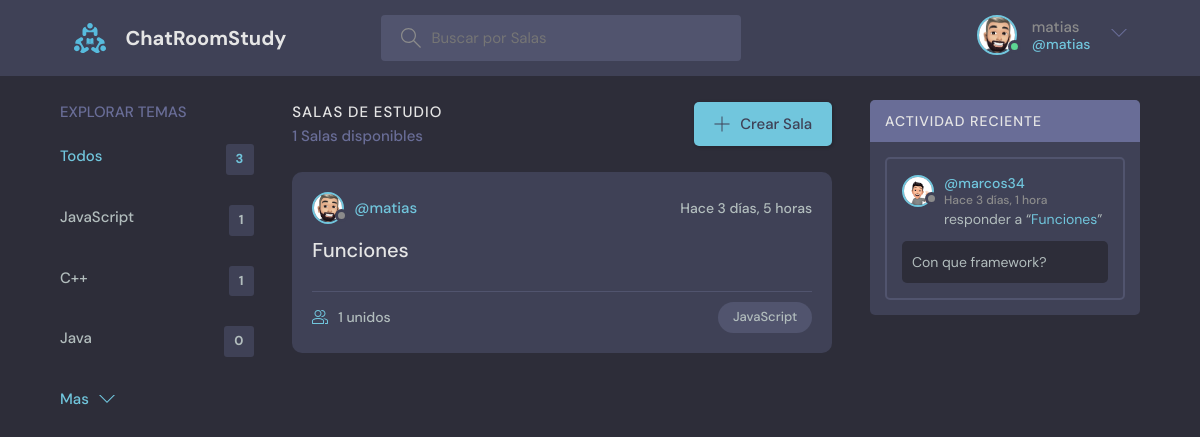
/home?q=JavaScript (signed in), run on an earlier commit of the app's database.
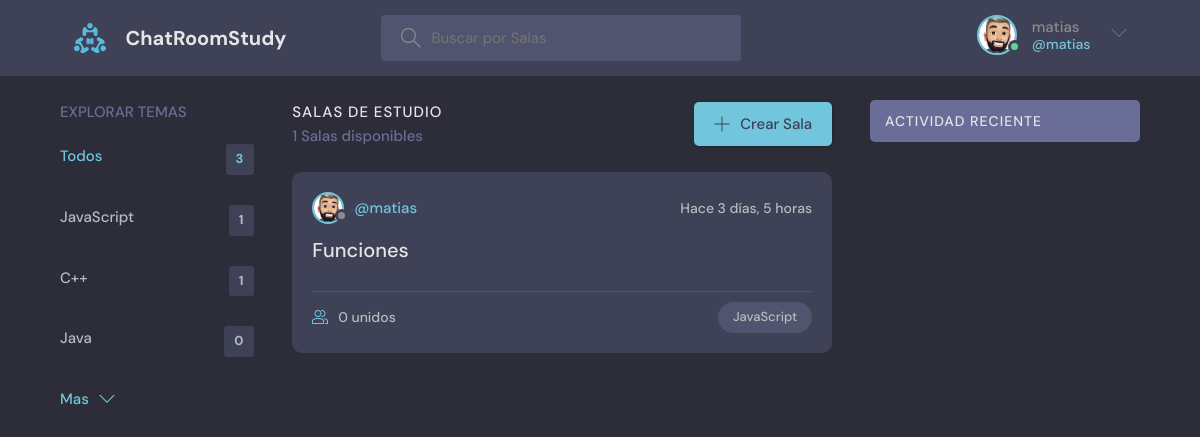
And on a later commit of the database.
### base/models.py (models this page shows, shortened)
class Topic(models.Model):
    name = models.CharField(max_length=200, verbose_name="Nombre")
    class Meta:
        verbose_name = 'Tema'
        verbose_name_plural = 'Temas'

class Room(models.Model):
    host = models.ForeignKey(User, on_delete=models.SET_NULL, null=True, verbose_name='Usuario')
    topic = models.ForeignKey(Topic, on_delete=models.CASCADE, null=True, verbose_name='Tema')
    name = models.CharField(max_length=200, verbose_name='Nombre')
    description = models.TextField(null=True, blank=True, verbose_name='Descripcion')
    participants = models.ManyToManyField(User, related_name='participants', blank=True, verbose_name='Participantes')
    updated = models.DateTimeField(auto_now=True, verbose_name='Actualizado')
    created = models.DateTimeField(auto_now_add=True, verbose_name='Creado')
    class Meta:
        verbose_name = 'Sala'
        verbose_name_plural = 'Salas'
        ordering = ['-updated', '-created']
    def __str__(self):
        return self.name

class User(AbstractUser):
    name = models.CharField(max_length=200, null=True, verbose_name="Nombre")
    email = models.EmailField(unique=True, null=True)
    bio = models.TextField(null=True, verbose_name='Biografia')
    avatar = models.ImageField(null=True, default="avatar.svg")
    USERNAME_FIELD = 'email'
    REQUIRED_FIELDS = ['username']

class Message(models.Model):
    user = models.ForeignKey(User, on_delete=models.CASCADE, verbose_name='Usuario')
    room = models.ForeignKey(Room, on_delete=models.CASCADE, verbose_name='Sala')
    body = models.TextField(verbose_name='Cuerpo del mensaje')
    updated = models.DateTimeField(auto_now=True, verbose_name='Actualizado')
    created = models.DateTimeField(auto_now_add=True, verbose_name='Creado')
    class Meta:
        verbose_name = 'Mensaje'
        verbose_name_plural = 'Mensajes'
        ordering = ['-updated', '-created']

### base/views.py (the view)
# urls.py: path('home', views.home, name="home"),
@login_required(login_url='login')
def home(request):
    q = request.GET.get('q') if request.GET.get('q') != None else ''
    rooms = Room.objects.filter(
        Q(topic__name__icontains=q) |
        Q(name__icontains=q) |
        Q(description__icontains=q)
    )
    topics = Topic.objects.all()[0:5]
    room_count = rooms.count()
    room_messages = Message.objects.filter(
        Q(room__topic__name__icontains=q))[0:3]
    context = {'rooms': rooms, 'topics': topics,
               'room_count': room_count, 'room_messages': room_messages}
    return render(request, 'base/home.html', context)

### base/templates/base/home.html (shortened to what this page needs)
{% extends 'main.html' %}
{% block content %}
<main class="layout layout--3">
  <div class="container">
    {% include 'base/topics_component.html' %}
    <div class="roomList">
      <div class="roomList__header">
        <div>
          <h2>Salas de Estudio</h2>
          <p>{{room_count}} Salas disponibles</p>
        </div>
        <a class="btn btn--main" href="{% url 'create-room' %}">
          <svg version="1.1" xmlns="http://www.w3.org/2000/svg" width="32" height="32" viewBox="0 0 32 32">
            <title>add</title>
            <path
              d="M16.943 0.943h-1.885v14.115h-14.115v1.885h14.115v14.115h1.885v-14.115h14.115v-1.885h-14.115v-14.115z">
            </path>
          </svg>
          Crear Sala
        </a>
      </div>
      {% include 'base/feed_component.html' %}
    </div>
    {% include 'base/activity_component.html' %}
  </div>
</main>
{% endblock %}

### base/templates/base/topics_component.html
<div class="topics">
    <div class="topics__header">
        <h2>Explorar Temas</h2>
    </div>
    <ul class="topics__list">
        <li>
            <a href="{% url 'home' %}" class="active">Todos <span>{{topics.count}}</span></a>
        </li>
        {% for topic in topics %}
        <li>
            <a href="{% url 'home' %}?q={{topic.name}}">{{topic.name}}<span>{{topic.room_set.all.count}}</span></a>
        </li>
        {% endfor %}
    </ul>
    <a class="btn btn--link" href="{% url 'topics' %}">
        Mas
        <svg version="1.1" xmlns="http://www.w3.org/2000/svg" width="32" height="32" viewBox="0 0 32 32">
            <title>chevron-down</title>
            <path d="M16 21l-13-13h-3l16 16 16-16h-3l-13 13z"></path>
        </svg>
    </a>
</div>

### base/templates/base/feed_component.html (shortened to what this page needs)
{% for room in rooms %}
<div class="roomListRoom">
    <div class="roomListRoom__header">
        <a href="{% url 'user-profile' room.host.id %}" class="roomListRoom__author">
            <div class="avatar avatar--small">
                <img src="{{room.host.avatar.url}}" />
            </div>
            <span>@{{room.host.username}}</span>
        </a>
        <div class="roomListRoom__actions">
            <span>Hace {{room.created|timesince}}</span>
        </div>
    </div>
    <div class="roomListRoom__content">
        <a href="{% url 'room' room.id %}">{{room.name}}</a>
    </div>
    <div class="roomListRoom__meta">
        <a href="{% url 'room' room.id %}" class="roomListRoom__joined">
            {{room.participants.all.count}} unidos
        </a>
        <p class="roomListRoom__topic">{{room.topic.name}}</p>
    </div>
</div>
{% endfor %}

### base/templates/base/activity_component.html (shortened to what this page needs)
<div class="activities">
    <div class="activities__header">
        <h2>Actividad Reciente</h2>
    </div>
    {% for message in room_messages %}
    <div class="activities__box">
        <div class="activities__boxHeader roomListRoom__header">
            <a href="{% url 'user-profile' message.user.id %}" class="roomListRoom__author">
                <div class="avatar avatar--small">
                    <img src="{{message.user.avatar.url}}" />
                </div>
                <p>
                    @{{message.user.username}}
                    <span>Hace {{message.created|timesince}}</span>
                </p>
            </a>
        </div>
        <div class="activities__boxContent">
            <p>responder a “<a href="{% url 'room' message.room.id %}">{{message.room}}</a>”</p>
            <div class="activities__boxRoomContent">{{message.body}}</div>
        </div>
    </div>
    {% endfor %}
</div>

What changed in the data, as far as the page shows it:
removed Message: user.avatar (picture), user.username "marcos34", created "3 días, 1 hora", room "Funciones", body "Con que framework?"
computed for Room "Funciones": participants.all.count "1" → "0"
